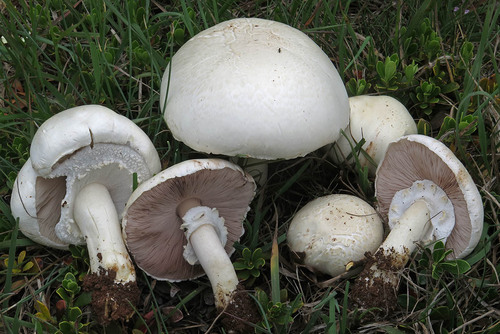
#> input picture assets/images/mushrooms/agaricus_arvensis_1.jpg, 500 x 334 px; its folder holds only this picture in this run
$ python generate_catalog.py
#> lines starting #> are read from the running program, lines starting #| are printed output that depends on the picture
#!/usr/bin/env python3
# -*- coding: utf-8 -*-
"""
Script generador del catálogo micológico de ZizAI (+125 especies de Euskadi y España).
- Combina y ordena alfabéticamente todas las especies.
- Verifica la integridad de todas las referencias cruzadas de confusiones.
- Descarga fotografías reales con licencia abierta desde Wikipedia / Wikimedia Commons / iNaturalist
  y las almacena localmente en assets/images/mushrooms/ para uso 100% offline en el monte,
  garantizando que no haya fotos repetidas en una misma especie ni fotos compartidas entre especies.
"""

import hashlib
import io
import json
import os
import re
import ssl
import time
import urllib.parse
import urllib.request
from concurrent.futures import ThreadPoolExecutor, as_completed
from PIL import Image, ImageChops, ImageStat

from species_part1 import SPECIES_PART_1
from species_part2 import SPECIES_PART_2
from species_part3 import SPECIES_PART_3
from species_part4 import SPECIES_PART_4

ROOT_DIR = os.path.dirname(os.path.dirname(os.path.abspath(__file__)))
IMAGES_DIR = os.path.join(ROOT_DIR, "assets", "images", "mushrooms")
CATALOG_JSON_PATH = os.path.join(ROOT_DIR, "assets", "data", "mushrooms_catalog.json")

SSL_CTX = ssl.create_default_context()
SSL_CTX.check_hostname = False
SSL_CTX.verify_mode = ssl.CERT_NONE

HEADERS = {
    "User-Agent": "ZizAIAppCatalogBuilder/1.1 (https://zizai.app; contact@zizai.app)"
}


def clean_binomial(scientific_name: str) -> str:
    """Extrae el nombre binomial principal sin sinónimos entre paréntesis."""
    base = re.sub(r"\s*\(.*?\)", "", scientific_name).strip()
    parts = base.split()
    return " ".join(parts[:2]) if len(parts) >= 2 else base


def get_candidate_names(scientific_name: str) -> list[str]:
    names = [clean_binomial(scientific_name)]
    m = re.search(r"\((.*?)\)", scientific_name)
    if m:
        for alt in m.group(1).split("/"):
            alt_clean = alt.strip()
            if alt_clean and alt_clean not in names:
                names.append(alt_clean)
    return names


def compute_image_signature(data: bytes):
    """Devuelve (md5_hex, dhash_bits, rgb_thumb_32x32) o None si no es imagen válida."""
    if not data or len(data) <= 2048:
        return None
    try:
        with Image.open(io.BytesIO(data)) as im:
            im.load()
            md5_hex = hashlib.md5(data).hexdigest()
            gray = im.convert("L").resize((9, 8), Image.Resampling.LANCZOS)
            dhash_bits = [
                gray.getpixel((c, r)) > gray.getpixel((c + 1, r))
                for r in range(8)
                for c in range(8)
            ]
            rgb_thumb = im.convert("RGB").resize((32, 32), Image.Resampling.LANCZOS)
            return (md5_hex, dhash_bits, rgb_thumb)
    except Exception:
        return None


# [15 lines left out: function are_signatures_duplicate, not called in this run]


def fetch_json(url: str, timeout: int = 12):
    req = urllib.request.Request(url, headers=HEADERS)
    with urllib.request.urlopen(req, context=SSL_CTX, timeout=timeout) as resp:
        return json.loads(resp.read().decode("utf-8"))


# [73 lines left out: functions download_bytes, get_wikipedia_photo_urls, not called in this run]


def get_inaturalist_photo_urls(scientific_name: str, max_photos: int = 4) -> list[str]:
    """Obtiene URLs de fotografías verificadas en iNaturalist para el taxón exacto vía /v1/taxa/{id}."""
    candidates = get_candidate_names(scientific_name)
    candidates_lower = {c.lower() for c in candidates}
    urls = []
    seen_photo_ids = set()
    matched_taxon_ids = []

    for q in candidates:
        try:
            time.sleep(0.25)
            encoded = urllib.parse.quote(q)
            api_url = f"https://api.inaturalist.org/v1/taxa?q={encoded}&is_active=true&per_page=10"
            data = fetch_json(api_url)
            for taxon in data.get("results", []):
                t_name = taxon.get("name", "").strip().lower()
                m_term = taxon.get("matched_term", "").strip().lower()
                rank = taxon.get("rank", "")
                if rank in ("species", "subspecies", "variety", "complex", "hybrid"):
                    if t_name in candidates_lower or m_term in candidates_lower:
                        tid = taxon.get("id")
                        if tid and tid not in matched_taxon_ids:
                            matched_taxon_ids.append(tid)
        except Exception:
            continue

    for tid in matched_taxon_ids:
        try:
            time.sleep(0.25)
            detail_url = f"https://api.inaturalist.org/v1/taxa/{tid}"
            detail_data = fetch_json(detail_url)
            for taxon in detail_data.get("results", []):
                for tp in taxon.get("taxon_photos", []):
                    photo = tp.get("photo", {})
                    pid = str(photo.get("id") or "")
                    medium_url = photo.get("medium_url") or photo.get("large_url")
                    if medium_url and pid not in seen_photo_ids:
                        if pid:
                            seen_photo_ids.add(pid)
                        if medium_url not in urls:
                            urls.append(medium_url)
                            if len(urls) >= max_photos:
                                return urls
        except Exception:
            continue

    return urls


def main():
    os.makedirs(IMAGES_DIR, exist_ok=True)
    os.makedirs(os.path.dirname(CATALOG_JSON_PATH), exist_ok=True)

    all_species = SPECIES_PART_1 + SPECIES_PART_2 + SPECIES_PART_3 + SPECIES_PART_4

    by_id = {}
    for sp in all_species:
        by_id[sp["id"]] = sp

    species_list = sorted(by_id.values(), key=lambda x: x["scientificName"].lower())
    print(f"Total especies en el catálogo: {len(species_list)}")

    missing_refs = []
    for sp in species_list:
        for conf in sp.get("confusions", []):
            ref_id = conf.get("mushroomId")
            if ref_id and ref_id not in by_id:
                missing_refs.append((sp["id"], ref_id))

    if missing_refs:
        print(f"ADVERTENCIA: Referencias no encontradas: {missing_refs}")
    else:
        print("Todas las referencias de confusiones habituales son válidas.")

    accepted_sigs = []

    def is_globally_unique(cand_sig) -> bool:
        if cand_sig is None:
            return False
        for existing_sig in accepted_sigs:
            if are_signatures_duplicate(cand_sig, existing_sig):
                return False
        return True

    print("Completando y verificando fotografías únicas para el catálogo offline...")
    for sp in species_list:
        sp_id = sp["id"]
        rel_paths = []
        for idx in (1, 2):
            p = os.path.join(IMAGES_DIR, f"{sp_id}_{idx}.jpg")
            if os.path.exists(p) and os.path.getsize(p) > 2048:
                with open(p, "rb") as f:
                    sig = compute_image_signature(f.read())
#> in compute_image_signature, im is the input picture: PIL image 500x334 RGB; mean R, G, B 92.6, 94.4, 82.9
#> in compute_image_signature, `dhash_bits = [ gray.getpixel((c, r)) > gray.getpixel((c + 1, r)) for r..`: dhash_bits = 64 items, first 6: False, True, False, False, True, True
#> in compute_image_signature, `rgb_thumb = im.convert("RGB").resize((32, 32), Image.Resampling.LANCZOS)`:
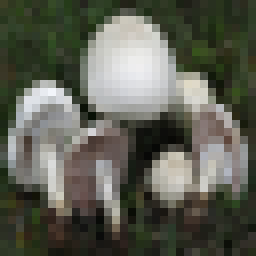
#> rgb_thumb: PIL image 32x32 RGB (shown 8 times larger); mean R, G, B 92.6, 94.4, 82.9
                if sig and is_globally_unique(sig):
                    accepted_sigs.append(sig)
                    rel_paths.append(f"assets/images/mushrooms/{sp_id}_{idx}.jpg")
                else:
                    os.remove(p)

        if len(rel_paths) < 2:
            photo_urls = get_inaturalist_photo_urls(sp["scientificName"], max_photos=6)
            for u in get_wikipedia_photo_urls(sp["scientificName"], max_photos=6):
                if u not in photo_urls:
                    photo_urls.append(u)

            for slot in (1, 2):
                target_rel = f"assets/images/mushrooms/{sp_id}_{slot}.jpg"
                if target_rel in rel_paths:
                    continue
                dest_file = os.path.join(IMAGES_DIR, f"{sp_id}_{slot}.jpg")
                for url in photo_urls:
                    raw = download_bytes(url)
                    if not raw:
                        continue
                    sig = compute_image_signature(raw)
                    if sig and is_globally_unique(sig):
                        with open(dest_file, "wb") as f:
                            f.write(raw)
                        accepted_sigs.append(sig)
                        rel_paths.append(target_rel)
                        break

        if not rel_paths:
            rel_paths.append("assets/images/logo_zizai.png")
        sp["images"] = sorted(rel_paths)

    with open(CATALOG_JSON_PATH, "w", encoding="utf-8") as f:
        json.dump(species_list, f, ensure_ascii=False, indent=2)

    # Re-apply trilingual translations automatically
    try:
        import subprocess
        import sys
        subprocess.run(
            [sys.executable, "-m", "tool.apply_catalog_translations"],
            cwd=ROOT_DIR,
            check=True,
        )
    except Exception as e:
        print(f"Aviso aplicando traducciones: {e}")

    still_fallback = [sp["id"] for sp in species_list if "logo_zizai" in sp["images"][0]]
    print(f"Catálogo generado exitosamente ({len(species_list)} especies). Sin foto específica: {len(still_fallback)}")


if __name__ == "__main__":
    main()
#> (the call stopped at in fetch_json, `with urllib.request.urlopen(req, context=SSL_CTX, timeout=timeout) as ..`: the network is not available in this run)
